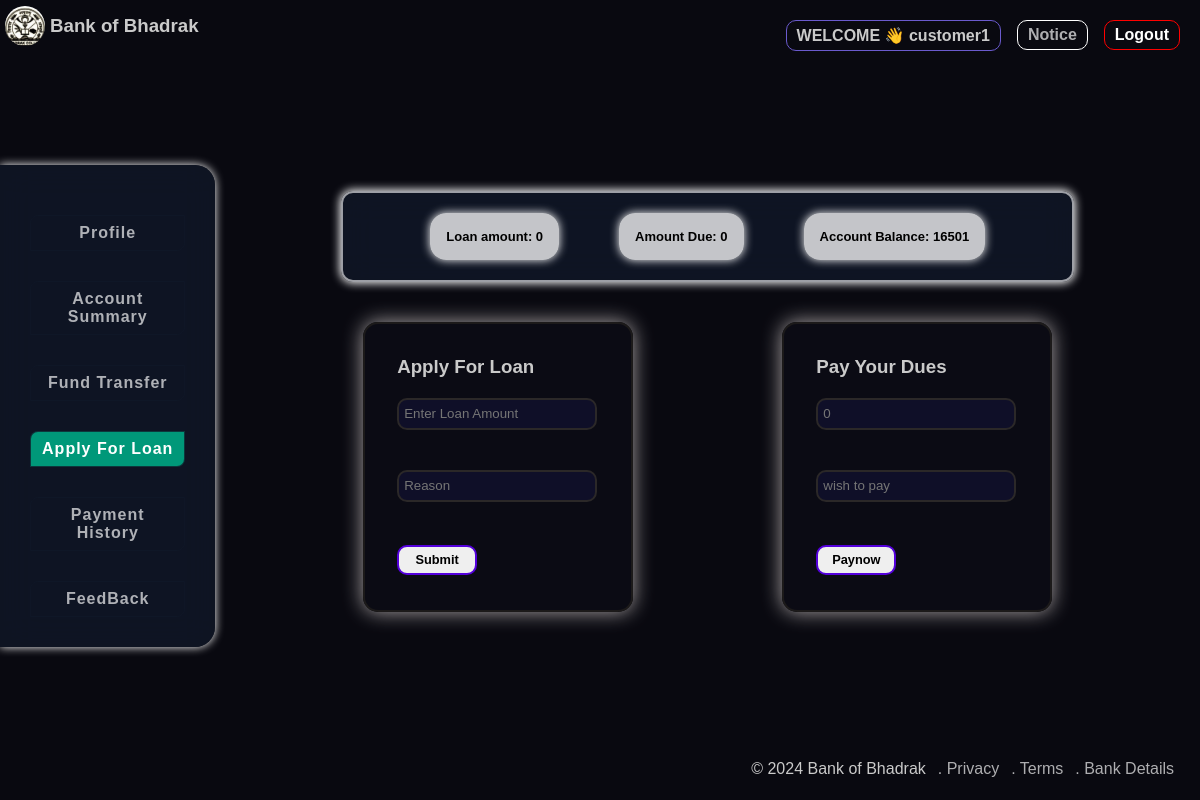
The app's page /bank/components/customer/loan_apply.php (signed in) with its own data.
### tables this page shows
CREATE TABLE `useraccounts` (
  `uname` varchar(50) NOT NULL,
  `password` varchar(50) NOT NULL,
  `aadhaarno` bigint(11) NOT NULL,
  `panno` varchar(50) NOT NULL,
  `name` varchar(50) NOT NULL,
  `email` varchar(50) NOT NULL,
  `mobno` bigint(20) NOT NULL,
  `crn` bigint(20) NOT NULL,
  `accountno` bigint(20) NOT NULL,
  `balance` bigint(20) NOT NULL DEFAULT 0,
  `loanamt` int(11) NOT NULL,
  `loandue` int(11) NOT NULL,
  `acctype` varchar(20) NOT NULL,
  `city` varchar(50) NOT NULL,
  `address` varchar(100) NOT NULL,
  `source` varchar(50) NOT NULL,
  `branch` bigint(50) NOT NULL DEFAULT 100000,
  `date` date NOT NULL,
  `status` varchar(20) NOT NULL DEFAULT 'NEW'
);

### bank/components/customer/loan_apply.php (the view, shortened to what this page needs)
<html lang="en">
<head>
    <link rel="stylesheet" href="style.css">
</head>
        <?php
            require "function.php";
            $userId=$_SESSION['userId'];
            $sql="SELECT * FROM useraccounts WHERE uname='$userId'";
            $result=mysqli_query($conn,$sql);
            $row=mysqli_fetch_array($result);
            $balance=$row['balance'];
            $due=$row['loandue'];
            $loanamount=$row['loanamt'];
        ?>
<body>
    <nav>
        <div class="logo">
        <a href="#"><img src="/bank/images/logo.jpg" alt=""></a>
        <h3>Bank of Bhadrak</h3>
        </div>
        <div class="icons">
            <ul>
            <li id="welcome">WELCOME 👋 <?php echo $userId ?></li>
            <a href="show_notice.php"><li>Notice</li></a>
            <a href="/bank/logout.php"><li id="logout">Logout</li></a>
            </ul>
        </div>
    </nav>
    <main>
        <div class="dashboard">
            <ul class="elem">
                <a href="profile.php"><li>Profile</li></a>
                <a href="customer_dashboard.php"><li>Account Summary</li></a>
                <a href="fund_transfer.php"><li>Fund Transfer</li></a>
                <a href="loan_apply.php"><li  style="background:#009879; color:white;">Apply For Loan</li></a>
                <a href="payment_history.php"><li>Payment History</li></a>
                <a href="feedback.php"><li>FeedBack</li></a>
            </ul>
        </div>
        <div class="hero">
            <div class="column">
                <div class="row">
                    <div>
                        Loan amount: <?php echo $loanamount ?>
                    </div>
                </div>
                <div class="row">
                    <div>
                        Amount Due: <?php echo $due ?>
                    </div>
                </div>
                <div class="row">
                    <div>
                        Account Balance: <?php echo $balance ?>
                    </div>
                </div>
            </div>
            <div class="loan">
                <div class="applyForLoan">
                <form class="form table" action="" method="post">
                    <h3>Apply For Loan</h3>
                    <input type="number" name="lamount" id="lamount" placeholder="Enter Loan Amount">
                    <input type="text" name="reason" placeholder="Reason">
                    <button name="apply">Submit</button>
                </form>
                </div>
                <div class="payDue">
                <form class="form table" action="" method="post">
                <h3>Pay Your Dues</h3>
                <input type="numbere" name="dueamount" id="dueamount" placeholder="<?php echo $due?>" disabled>
                <input type="number" name="amount" placeholder="wish to pay">
                <button name="pay">Paynow</button>
            </form>
                </div>
            </div>
        </div>
        <footer style="display:flex; justify-content:flex-end; gap:12px; transform:translateX(-26px);">
            <div>&copy; 2024 Bank of Bhadrak</div>
            <div><a href="/bank/privacy.php">. Privacy</a></div>
            <div><a href="/bank/terms.php">. Terms</a></div>
            <div><a href="/bank/bankDetails.php">. Bank Details</a></div>
    </footer>
</body>
</html>

### bank/components/customer/style.css (style rules this page uses)
* { margin:0; padding:0; font-family:'Poppins',sans-serif; }
body { background-color: rgb(9, 9, 16); color:rgb(202, 202, 202); }
nav { display:flex; justify-content: space-between; }
nav .logo { display:flex; align-items: center; }
nav .logo img { height:40px; width:40px; padding:5px; border-radius: 30px; }
main { display:flex; height:80vh; justify-content: space-evenly; align-items: center; }
img { width:50%; }
footer { text-align:center; bottom:0; position:absolute; width:100vw; height:5vh; }
.table { display:flex; flex-direction: column; gap:20px; padding:50px; background-color: rgba(13, 13, 22, 0.737); border:2px solid rgb(28, 26, 26); border-radius: 15px; box-shadow: 0 0 20px rgb(172, 166, 166); }
.hero .table { transform: translateX(-60px); }
a { text-decoration: none; color:rgba(255, 255, 255, 0.676); }
.form { display: flex; flex-direction: column; padding:10px; }
input , select { border:2px solid rgb(43, 40, 40); border-radius: 10px; height:2rem; width:200px; margin-bottom: 20px; padding:0 5px 0 5px; color:white; margin-right: 2px; background-color: rgb(15, 15, 40);; }
button { width:80px; align-self: first baseline; border-radius: 10px; height:30; font-size: 0.8rem; font-weight: 600; margin:3px 0 3px 0; border:2px solid rgb(84, 0, 220); cursor:pointer; transition: all ease 0.2s; }
main { padding:0; margin:0; justify-content: space-between; }
.dashboard { display:flex; margin-top:30px; flex-direction: column; padding:10px; backdrop-filter: blur(16px) saturate(180%); -webkit-backdrop-filter: blur(16px) saturate(180%); background-color: rgba(17, 25, 40, 0.75); box-sizing: border-box; box-shadow: 0 0 10px white; border-top-right-radius:20px ; border-bottom-right-radius: 20px; text-align: center; font-weight: 700; letter-spacing: 1; transform: translate(0,20px); }
.dashboard .elem { display:flex; flex-direction: column; gap:10px; padding:20px; }
.dashboard .elem li { border-bottom-right-radius: 8px; border-top-left-radius: 8px; }
li { list-style-type: none; margin-top: 20px; }
.elem li { padding:0.5rem; border:1px solid rgba(17, 25, 40, 0.75); }
.hero { display: flex; flex-direction: column; justify-content: center; align-items: center; width:90vw; margin-top: 10vh; height: 100%; }
.hero .column { display:flex; flex-wrap: wrap; gap:5vw; backdrop-filter: blur(16px) saturate(180%); -webkit-backdrop-filter: blur(16px) saturate(180%); background-color: rgba(17, 25, 40, 0.75); border-radius: 12px; border: 2px solid rgba(255, 255, 255, 0.598); box-shadow: 0 0 10px 1px white; padding: 20px; margin-bottom: 20px; width:70%; }
.hero .column .row { display:flex; gap:0.5rem; font-size:13px; background-color: rgba(255, 255, 255, 0.758); padding:1rem; border-radius: 16px; box-shadow: 0 0 10px white; color:black; align-items: center; font-weight: 600; cursor: pointer; }
nav .icons { padding-right: 20px; }
nav .icons ul { display: flex; flex-direction: row; gap:1rem; }
nav .icons ul li { padding:5px; border:1px solid white; padding: 5px 10px 5px 10px; }
nav .icons ul li { border-radius: 10px; font-weight: 600; }
nav .icons ul #welcome { border: 1px solid slateblue; }
#logout { color:white; border: 1px solid red; }
.row { font-size:14px; padding:4px; }

### bank/components/customer/loan_apply.php (style rules this page uses)
.table { padding:2rem; align-content:center; }
.column { justify-content:center; align-items:center; }
.loan { display:flex; justify-content:space-between; width:70%; transform:translateX(60px); margin:20px; }

### records on screen
useraccounts: loanamt "0", loandue "0", balance "16501", dueamount "0"

### other values on screen
$userId "customer1"
